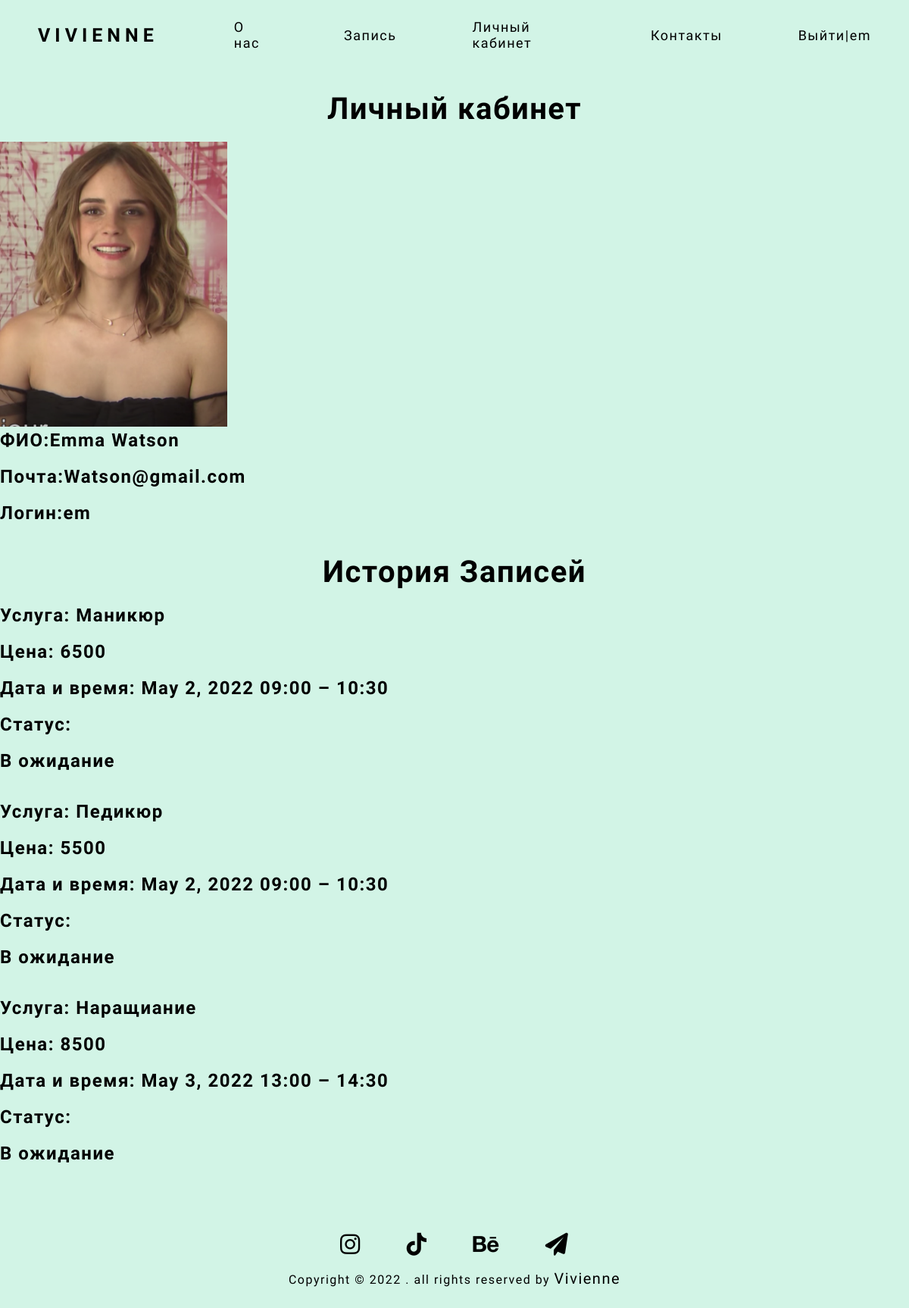
Page /my_profile (signed in) on the committed database.
### klaraApp/models.py (models this page shows, shortened)
class ClientProfile(models.Model):
    photo = models.ImageField(upload_to="photos/%Y/%m/%d/", verbose_name="Фото")
    user = models.OneToOneField(User,on_delete=models.CASCADE)

class Appointment(models.Model):
    class Meta:
        unique_together = ('date','timeslot','service')
    TIMESLOT_LIST = (
        (0, '09:00 – 10:30'),
        (1, '11:00 – 12:30'),
        (2, '13:00 – 14:30'),
        (3, '15:00 – 16:30'),
        (4, '17:00 – 18:30'),
        (5, '19:00 – 20:30'),
    )
    service = models.ForeignKey('Service', on_delete=models.CASCADE)
    date = models.DateField(help_text="YYYY-MM-DD")
    timeslot = models.IntegerField(choices=TIMESLOT_LIST)
    client = models.ForeignKey(User,on_delete=models.CASCADE)
    status = models.BooleanField(default=1,verbose_name="Статус",blank=False)
    @property
    def time(self):
        return self.TIMESLOT_LIST[self.timeslot][1]

class Service(models.Model):
    work_name = models.ForeignKey("Works",on_delete=models.CASCADE)
    price = models.IntegerField()

class Works(models.Model):
    name = models.CharField(max_length=255,verbose_name="Название услуги")
    def __str__(self):
        return self.name

### klaraApp/views.py (the view)
# urls.py: path('my_profile',my_profile,name='profile'),
@user_passes_test(is_profile)
def my_profile(request):
    events = Appointment.objects.filter(client_id=request.user.id)
    count_events = Appointment.objects.filter(client_id=request.user.id).count()
    users = ClientProfile.objects.get(user_id=request.user.id)
    context = {
    "users":users,
    "events":events,
    "count_events":count_events,
    }
    return render(request, 'klaraApp/profile.html', context)

### klaraApp/views.py (called while the page is built)
def is_profile(user):
    return user.groups.filter(name='CLIENT').exists()

### klaraApp/templates/klaraApp/profile.html
{% extends  'klaraApp/base.html'%}
{% load static %}
{% block booking %}
<article class="booking">
    <div class="booking_wrapper animate__animated animate__fadeIn">
        <h1 class="booking_title general_title">Личный кабинет</h1>
        <ul class="bookin_service_price">
            <li><img width="300px" src="{{ users.photo.url }}"></li>
            <li><h3>ФИО:{{ users.user.first_name }} {{ users.user.last_name }}</h3></li>
            <li><h3>Почта:{{ users.user.email }}</h3></li>
            <li><h3>Логин:{{ users.user.username }}</h3></li>
        </ul>
            <h1 class="booking_title general_title">История Записей</h1>
            <ul class="bookin_service_price">
                {% for j in events %}
                <li><h3>Услуга: {{ j.service.work_name }}</h3></li>
                <li><h3>Цена: {{ j.service.price }}</h3></li>
                <li><h3>Дата и время: {{ j.date }} {{ j.time }}</h3></li>
                    <h3>Статус: {% if j.status == True %}</h3>
                        <h3><span>В ожидание</span></h3>
                            {% else %}
                        <h3><span>Пройдено</span></h3>
                        {% endif %}
                    <br>
                {% endfor %}
        </ul>
    </div>
</article>
{% endblock %}

### klaraApp/templates/klaraApp/base.html (shortened to what this page needs)
{% load static %}
<!DOCTYPE html>
<html lang="en">
<head>
    <link rel="stylesheet" href="{% static 'klaraApp/styles/style.css' %}">
    <link rel="stylesheet" href="{% static 'klaraApp/styles/all.min.css' %}">
    <link rel="stylesheet" href="{% static 'klaraApp/styles/animate.min.css' %}">
</head>
<body>
    <div class="container">
        <header class="header_site_navigation">
            <div class="header_wrapper">
                <nav class="site_navigation">
                    <ul class="site_nav_list">
                        <li class="site_nav_links"><a href="{% url 'home' %}"class="header_logo">Vivienne</a></li>
                        <li class="site_nav_links"><a href="{% url 'about' %}">О нас</a></li>
                        {% if request.user.is_authenticated %}
                        <li class="site_nav_links"><a href="{% url 'booking' %}">Запись</a></li>
                        {% endif %}
                        {% if request.user.is_authenticated%}
                        <li class="site_nav_links"><a href="{% url 'profile' %}">Личный кабинет</a></li>
                        {% endif %}
                        <li class="site_nav_links"><a href="{% url 'contacts' %}">Контакты</a></li>
                        {% if request.user.is_authenticated%}
                                                    <li class="site_nav_links"><a href="{% url 'exit' %}">Выйти|{{ request.user.username }}</a></li>
                        {% endif %}
                    </ul>
                </nav>
            </div>
        </header>
        {% block booking %}
        {% endblock %}
        <footer class="footer_social_networks">
            <div class="footer_wrapper">
                <nav class="social_networks_navigation">
                    <ul class="socialn_nav__list">
                        <li class="socialn_links"><a href="#"><i class="fa-brands fa-instagram" title="instagram"></i></a></li>
                        <li class="socialn_links"><a href="#"><i class="fa-brands fa-tiktok" title="tiktok"></i></a></li>
                        <li class="socialn_links"><a href="#"><i class="fa-brands fa-behance" title="behance"></i></a></li>
                        <li class="socialn_links"><a href="#"><i class="fa-solid fa-paper-plane" title="telegram"></i></a></li>
                    </ul>
                </nav>
                <p class="footer_copyright">Copyright © 2022 . all rights reserved by <span>Vivienne</span></p>
            </div>
        </footer>
    </div>
</body>
</html>

### klaraApp/static/klaraApp/styles/style.css (style rules this page uses)
body, h1,h2,h3,h4,h5,h6, p, ul,ol,li, fieldset { padding: 0; margin: 0; }
body { font-family: 'Dancing Script', cursive; letter-spacing: 1.5px; background-color: #d2f4e6; user-select: none; }
h1,h2,h3 { margin-bottom: 20px; }
h1 { font-size: 2.5em; }
h3 { font-size: 1.5em; }
a { text-decoration: none; }
ul,ol,li { list-style-type: none; }
.container { max-width: 1200px; margin: 0 auto; }
.header_site_navigation { background-color: #d2f4e6; padding: 25px 0; margin: 0 auto; position: fixed; top: 0; left: 0; right: 0; z-index: 1; width: 100%; }
.site_nav_list { display: flex; justify-content: center; align-items: center; }
.site_nav_links { margin: 0 50px; }
.site_nav_links a { color: #000; font-size: 18px; }
.site_nav_links .header_logo { font-weight: bold; font-size: 25px; text-transform: uppercase; letter-spacing: 6px; }
.footer_social_networks { padding: 30px 0; text-align: center; }
.socialn_nav__list { display: flex; justify-content: center; align-items: center; }
.socialn_links { margin: 0 30px; }
.socialn_links a { font-size: 30px; color: #000; transition: all .6s ease-out; }
.footer_copyright { margin-top: 15px; }
.footer_copyright span { font-size: 20px; letter-spacing: 1.5px; }
.general_title { text-align: center; }
.booking { padding: 120px 0 0 0; }
.booking_wrapper { display: flex; flex-direction: column; justify-content: center; }
.bookin_service_price { margin-bottom: 20px; }

### rows in the picture
ClientProfile: photo (picture), user.first_name "Emma", user.last_name "Watson", user.email "Watson@gmail.com", user.username "em"
Appointment: service.work_name "Маникюр", service.price "6500", date "May 2, 2022", time "09:00 – 10:30", status "В ожидание"
Appointment: service.work_name "Педикюр", service.price "5500", date "May 2, 2022", time "09:00 – 10:30", status "В ожидание"
Appointment: service.work_name "Наращиание", service.price "8500", date "May 3, 2022", time "13:00 – 14:30", status "В ожидание"

### other values in the picture
{{ request.user.username }} "em"
